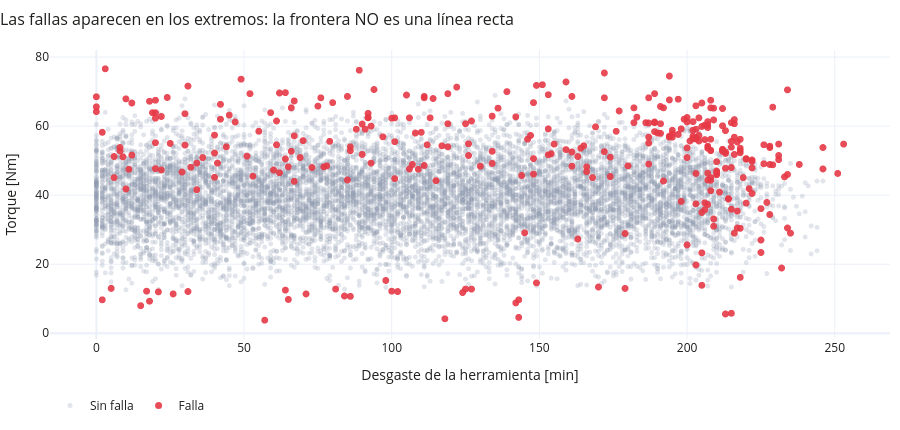

Notebook code for this chart:
### Code cell
FrontendRedNeuronal.figura_dispersion(df, "desgaste_min", "torque_Nm")

### Figure 1 — Plotly figure (JSON) as saved in the notebook; plotly's stock layout.template omitted (floating-point values rounded to 4 significant figures; data arrays with more than 128 entries replaced by an {"elided": "..."} marker saying what was removed)
{"data": [{"marker": {"color": "#8d99ae", "opacity": 0.25, "size": 5}, "mode": "markers", "name": "Sin falla", "type": "scattergl", "x": {"elided": "9661 int values"}, "y": {"elided": "9661 float values"}}, {"marker": {"color": "#e63946", "opacity": 0.9, "size": 7}, "mode": "markers", "name": "Falla", "type": "scattergl", "x": {"elided": "339 int values"}, "y": {"elided": "339 float values"}}], "layout": {"font": {"color": "#1f1f1e"}, "height": 430, "legend": {"orientation": "h", "y": -0.18}, "margin": {"b": 10, "l": 10, "r": 10, "t": 50}, "title": {"font": {"size": 16}, "text": "Las fallas aparecen en los extremos: la frontera NO es una línea recta", "x": 0}, "xaxis": {"title": {"text": "Desgaste de la herramienta [min]"}}, "yaxis": {"title": {"text": "Torque [Nm]"}}}}
